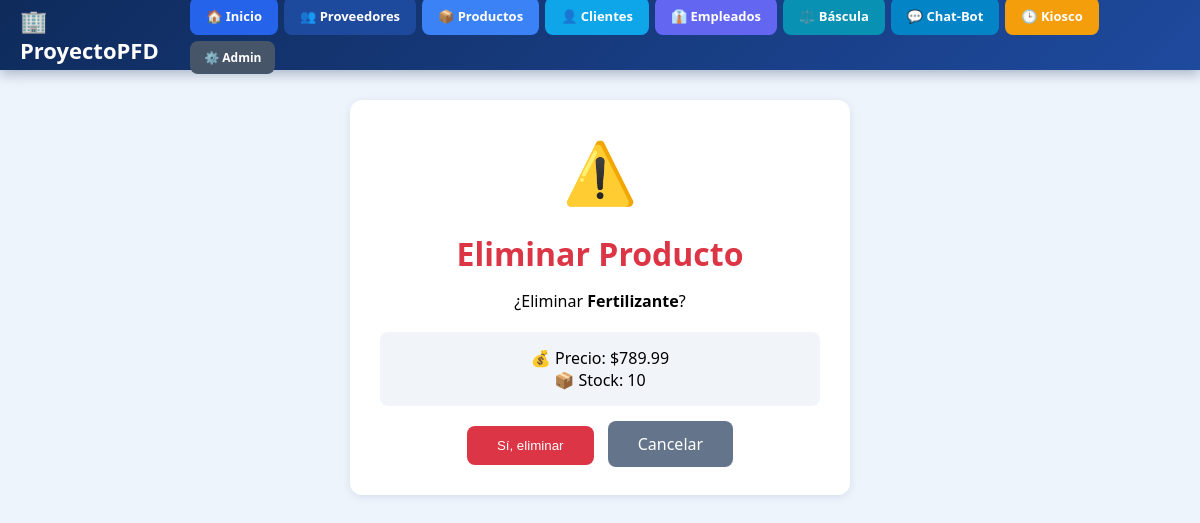
Screenshot of /productos/eliminar/1/ with the database file from the repository.
### Productos/models.py (models this page shows, shortened)
class Producto(models.Model):
    nombre = models.CharField(max_length=100, verbose_name="Nombre")
    descripcion = models.TextField(blank=True, null=True, verbose_name="Descripción")
    precio = models.DecimalField(max_digits=10, decimal_places=2, verbose_name="Precio")
    stock = models.IntegerField(default=0, verbose_name="Stock")
    proveedor = models.ForeignKey(Proveedor, on_delete=models.SET_NULL, null=True, blank=True, verbose_name="Proveedor")
    activo = models.BooleanField(default=True)
    fecha_creacion = models.DateTimeField(auto_now_add=True)
    class Meta:
        verbose_name = "Producto"
        verbose_name_plural = "Productos"
        ordering = ['nombre']

### Productos/views.py (the view)
# urls.py: path('eliminar/<int:id>/', views.eliminar_producto, name='eliminar_producto'),
def eliminar_producto(request, id):
    producto = get_object_or_404(Producto, id=id)
    if request.method == 'POST':
        producto.delete()
        return redirect('lista_productos')
    return render(request, 'Productos/eliminar.html', {'producto': producto})

### Productos/templates/Productos/eliminar.html (shortened to what this page needs)
{% extends 'base.html' %}
{% block contenido %}
<div class="card">
    <div class="icono">⚠️</div>
    <h1>Eliminar Producto</h1>
    <p>¿Eliminar <strong>{{ producto.nombre }}</strong>?</p>
    <div class="info">💰 Precio: ${{ producto.precio }}<br>📦 Stock: {{ producto.stock }}</div>
    <form method="post">
        <button type="submit" class="btn-del">Sí, eliminar</button>
        <a href="{% url 'lista_productos' %}" class="btn-cancel">Cancelar</a>
    </form>
</div>
{% endblock %}

### templates/base.html (style rules this page uses)
* { margin: 0; padding: 0; box-sizing: border-box; }
body { font-family: 'Segoe UI', Arial, sans-serif; background: #eef4fb; min-height: 100vh; }

### Productos/templates/Productos/eliminar.html (style rules this page uses)
.card { background: white; padding: 30px; border-radius: 12px; max-width: 500px; margin: auto; text-align: center; box-shadow: 0 2px 8px rgba(0,50,120,0.1); }
.icono { font-size: 60px; margin-bottom: 20px; }
h1 { color: #dc3545; margin-bottom: 15px; }
.info { background: #f1f5f9; padding: 15px; border-radius: 8px; margin: 20px 0; }
.btn-del { background: #dc3545; color: white; padding: 12px 30px; border: none; border-radius: 8px; cursor: pointer; }
.btn-cancel { background: #64748b; color: white; padding: 12px 30px; border-radius: 8px; text-decoration: none; margin-left: 10px; }

### rows the page displays
Producto: nombre "Fertilizante", precio "789.99", stock "10"
